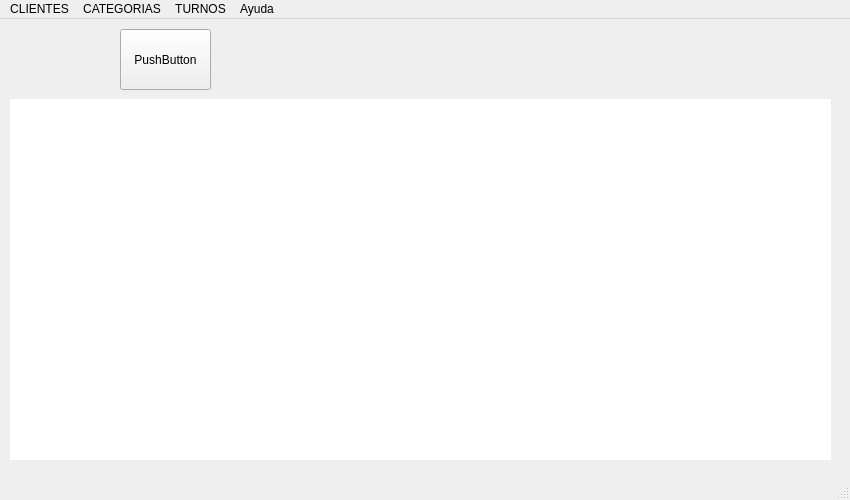
<?xml version="1.0" encoding="UTF-8"?>
<ui version="4.0">
 <class>MainWindow</class>
 <widget class="QMainWindow" name="MainWindow">
  <property name="windowModality">
   <enum>Qt::NonModal</enum>
  </property>
  <property name="geometry">
   <rect>
    <x>0</x>
    <y>0</y>
    <width>850</width>
    <height>500</height>
   </rect>
  </property>
  <property name="minimumSize">
   <size>
    <width>850</width>
    <height>500</height>
   </size>
  </property>
  <property name="maximumSize">
   <size>
    <width>850</width>
    <height>500</height>
   </size>
  </property>
  <property name="windowTitle">
   <string>MainWindow</string>
  </property>
  <property name="windowIcon">
   <iconset>
    <normaloff>img/hospital-3_icon-icons.com_66075.png</normaloff>img/hospital-3_icon-icons.com_66075.png</iconset>
  </property>
  <property name="styleSheet">
   <string notr="true"/>
  </property>
  <widget class="QWidget" name="centralwidget">
   <widget class="QPushButton" name="pushButton">
    <property name="geometry">
     <rect>
      <x>10</x>
      <y>10</y>
      <width>91</width>
      <height>65</height>
     </rect>
    </property>
    <property name="minimumSize">
     <size>
      <width>65</width>
      <height>65</height>
     </size>
    </property>
    <property name="toolTip">
     <string>Cliente</string>
    </property>
    <property name="toolTipDuration">
     <number>-1</number>
    </property>
    <property name="styleSheet">
     <string notr="true">border: 0px;</string>
    </property>
    <property name="text">
     <string/>
    </property>
    <property name="icon">
     <iconset>
      <normaloff>img/child_person_people_guy_1721.png</normaloff>img/child_person_people_guy_1721.png</iconset>
    </property>
    <property name="iconSize">
     <size>
      <width>60</width>
      <height>60</height>
     </size>
    </property>
    <property name="shortcut">
     <string>A</string>
    </property>
   </widget>
   <widget class="QPushButton" name="pushButton_2">
    <property name="geometry">
     <rect>
      <x>120</x>
      <y>10</y>
      <width>91</width>
      <height>61</height>
     </rect>
    </property>
    <property name="text">
     <string>PushButton</string>
    </property>
   </widget>
   <widget class="QListView" name="listView">
    <property name="geometry">
     <rect>
      <x>10</x>
      <y>80</y>
      <width>821</width>
      <height>361</height>
     </rect>
    </property>
    <property name="styleSheet">
     <string notr="true">border: 0px; background-color:: #FFFFFF;</string>
    </property>
   </widget>
  </widget>
  <widget class="QMenuBar" name="menubar">
   <property name="geometry">
    <rect>
     <x>0</x>
     <y>0</y>
     <width>850</width>
     <height>21</height>
    </rect>
   </property>
   <widget class="QMenu" name="menuCLIENTES">
    <property name="title">
     <string>CLIENTES</string>
    </property>
    <addaction name="actionALTA"/>
   </widget>
   <widget class="QMenu" name="menuCATEGORIAS">
    <property name="title">
     <string>CATEGORIAS</string>
    </property>
   </widget>
   <widget class="QMenu" name="menuTURNOS">
    <property name="title">
     <string>TURNOS</string>
    </property>
   </widget>
   <widget class="QMenu" name="menuAyuda">
    <property name="title">
     <string>Ayuda</string>
    </property>
   </widget>
   <addaction name="menuCLIENTES"/>
   <addaction name="menuCATEGORIAS"/>
   <addaction name="menuTURNOS"/>
   <addaction name="menuAyuda"/>
  </widget>
  <widget class="QStatusBar" name="statusbar"/>
  <action name="actionALTA">
   <property name="checkable">
    <bool>true</bool>
   </property>
   <property name="text">
    <string>ALTA</string>
   </property>
   <property name="toolTip">
    <string>cargar nuevo cliente</string>
   </property>
  </action>
 </widget>
 <resources/>
 <connections/>
</ui>
